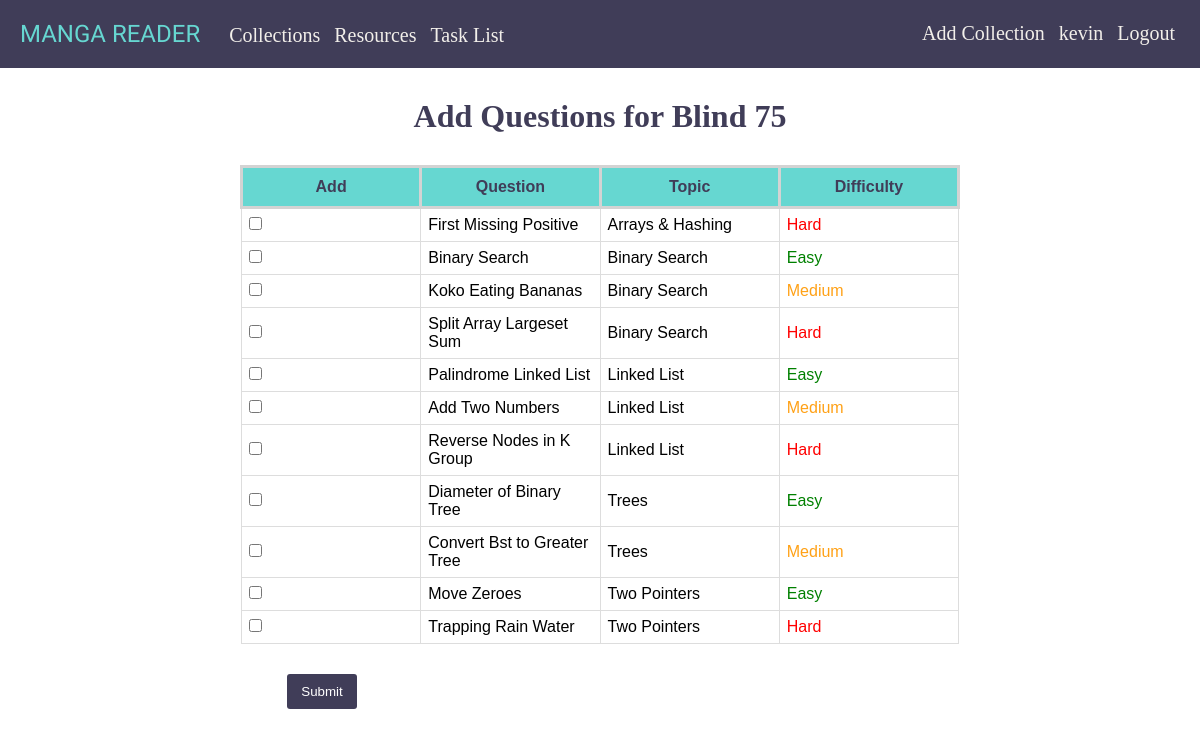
Page /collection-update/44/ (signed in) on the committed database.
### mangareader/models.py (models this page shows, shortened)
class Collection(models.Model):
    user = models.ForeignKey(User, on_delete=models.CASCADE, null=True, blank=True)
    name = models.CharField(max_length=200)
    questions = models.ManyToManyField(Question)
    custom = models.BooleanField(default=False)
    class Meta:
        ordering = ['name']

class Question(models.Model):
    user = models.ForeignKey(User, on_delete=models.CASCADE, null=True, blank=True)
    name = models.CharField(max_length=200)
    topic = models.CharField(max_length=200)
    difficulty = models.CharField(max_length=100)
    difficulty_level = models.IntegerField()
    complete = models.BooleanField(default=False)
    link = models.URLField(max_length=200)
    class Meta:
        ordering = ['topic', 'difficulty_level', 'name']

### mangareader/views.py (the view, shortened to what this page needs)
# urls.py: path('collection-update/<str:pk>/', CollectionUpdate.as_view(), name="collection-update"),
class CollectionUpdate(LoginRequiredMixin, UpdateView):
    model = Collection
    fields = ['questions']
    success_url = reverse_lazy('dashboard')
    template_name = 'mangareader/collection_update_form.html'
    def get_context_data(self, **kwargs):
        context = super().get_context_data(**kwargs)
        collection_id = self.kwargs['pk']
        context['questions'] = Question.objects.all().filter(user=self.request.user)
        context['collection'] = Collection.objects.all().get(id=collection_id)
        return context

### mangareader/templates/mangareader/collection_update_form.html (shortened to what this page needs)
{% extends 'mangareader/layout.html' %}
{% load static %}
{% block css-link %}
    <link rel="stylesheet" href="{% static 'collection-update-form.css' %}" type="text/css">
{% endblock %}
{% block body %}
    <h1 class="page-title">Add Questions for <span class="collection-name">{{ collection.name }}</span> </h1>
    <form action="{% url 'collection-update' collection.pk %}" method="POST">
        <table class="topic-table" id="id_question">
            <tr>
                <th>Add</th>
                <th>Question</th>
                <th>Topic</th>
                <th>Difficulty</th>
            </tr>
            {% for question in questions %}
                {% if question not in collection.questions.all %}
                    <tr>
                        <td>
                            <input type="checkbox" name="questions" value="{{question.id}}" id="id_questions_{{question.id}}">
                        </td>
                        <td>{{question.name}}</td>
                        <td>{{question.topic}}</td>
                        <td class="question-difficulty-{{question.difficulty}}">{{question.difficulty}}</td>
                    </tr>
                {% endif %}
            {% endfor %}
        </table>
        <input type="submit" class="submit-btn" value="Submit">
    </form>
{% endblock %}

### mangareader/templates/mangareader/layout.html (shortened to what this page needs)
{% load static %}
<!DOCTYPE html>
<html lang="en">
<head>
    {% block css-link %} {% endblock %}
    <link rel="stylesheet" href="{% static 'layout.css' %}" type="text/css">
    <link rel="stylesheet" href="https://cdnjs.cloudflare.com/ajax/libs/font-awesome/6.2.1/css/all.min.css" />
</head>
<body>
    <div class="navbar">
        <a href="{% url 'dashboard' %}" class="app-title">MANGA READER</a>
        {% if request.user.is_authenticated %}
            <a href="{% url 'dashboard' %}" class="collections-navlink">Collections</a>
            <a href="{% url 'resources' %}" class="resources-navlink">Resources</a>
            <a href="{% url 'tasklist' %}" class="tasklist-navlink">Task List</a>
        {% endif %}
        {% if request.user.is_authenticated %}
            <div class="navbar-inner">
                <a href="{% url 'collection-create' %}" class="add-collection-button">Add Collection</a>
                <span class="username">{{request.user}}</span>
                <a href="{% url 'logout' %}" class="logout-button">Logout</a>
            </div>
        {% else %}
            <a href="{% url 'login' %}" class="login-btn">Login</a>
        {% endif %}
    </div>
    {% block body %}
    {% endblock %}
</body>
</html>

### mangareader/static/collection-update-form.css (style rules this page uses)
.page-title { color: #403D58; text-align: center; margin-top: 30px; }
.collection-name { color: #403D58; }
.topic-table { font-family: Arial, Helvetica, sans-serif; width: 60%; table-layout: fixed; border-collapse: collapse; margin: 30px auto 0 auto; }
.topic-table th { border: solid lightgray; text-align: center; background-color: #66D7D1; color: #403D58; padding: 10px; }
.topic-table td { border: 0.1px solid #ddd; padding: 7px; }
.topic-table .question-difficulty-Easy { color: green; }
.topic-table .question-difficulty-Medium { color: #ffa116; }
.topic-table .question-difficulty-Hard { color: red; }
.submit-btn { margin-top: 30px; margin-left: 287px; margin-bottom: 30px; width: 70px; text-decoration: none; background-color: #403D58; color: white; padding: 10px; border: none; border-radius: 3px; text-align: center; }

### mangareader/static/layout.css (style rules this page uses)
* { margin: 0; }
.navbar { background-color: #403D58; color: #F2EFEA; padding: 20px; }
.app-title { font-size: 24px; color: #66D7D1; text-decoration: none; font-family: "Solway", sans-serif; }
.collections-navlink { font-size: 20px; margin-left: 25px; text-decoration: none; color: #F2EFEA; }
.resources-navlink { font-size: 20px; margin-left: 10px; text-decoration: none; color: #F2EFEA; }
.tasklist-navlink { font-size: 20px; margin-left: 10px; text-decoration: none; color: #F2EFEA; }
.username { margin-left: 5px; margin-right: 10px; font-size: 20px; }
.logout-button, .add-collection-button { font-size: 20px; text-decoration: none; color: #F2EFEA; margin-right: 5px; }
.navbar-inner { margin-top: 2px; float: right; }

### rows in the picture
Collection: name "Blind 75"
Question: name "First Missing Positive", topic "Arrays & Hashing", difficulty "Hard"
Question: name "Binary Search", topic "Binary Search", difficulty "Easy"
Question: name "Koko Eating Bananas", topic "Binary Search", difficulty "Medium"
Question: name "Split Array Largeset Sum", topic "Binary Search", difficulty "Hard"
Question: name "Palindrome Linked List", topic "Linked List", difficulty "Easy"
Question: name "Add Two Numbers", topic "Linked List", difficulty "Medium"
Question: name "Reverse Nodes in K Group", topic "Linked List", difficulty "Hard"
Question: name "Diameter of Binary Tree", topic "Trees", difficulty "Easy"
Question: name "Convert Bst to Greater Tree", topic "Trees", difficulty "Medium"
Question: name "Move Zeroes", topic "Two Pointers", difficulty "Easy"
Question: name "Trapping Rain Water", topic "Two Pointers", difficulty "Hard"

### other values in the picture
{{ request.user }} "kevin"
